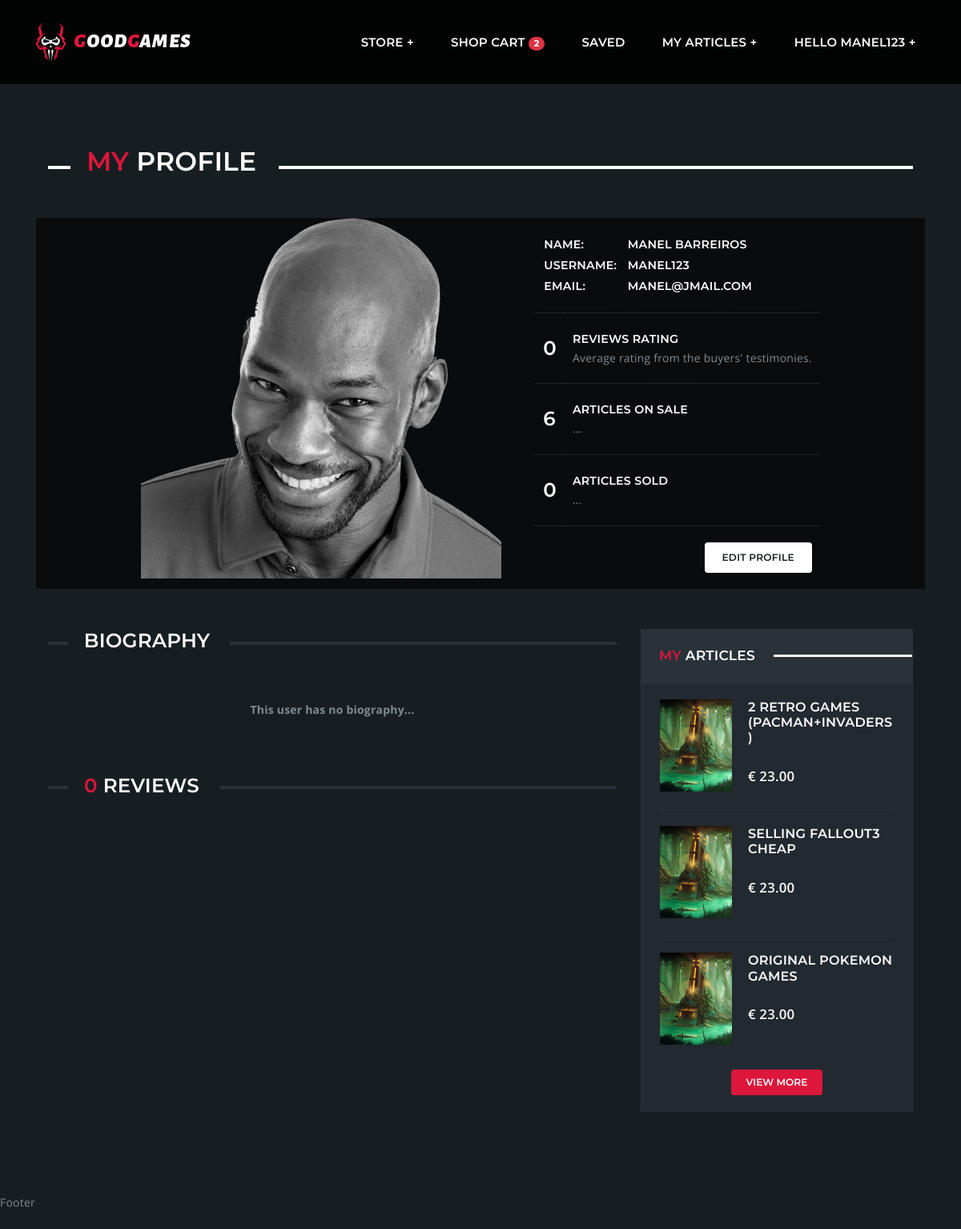
Before: /profile/3/ (signed in) with the older database file.
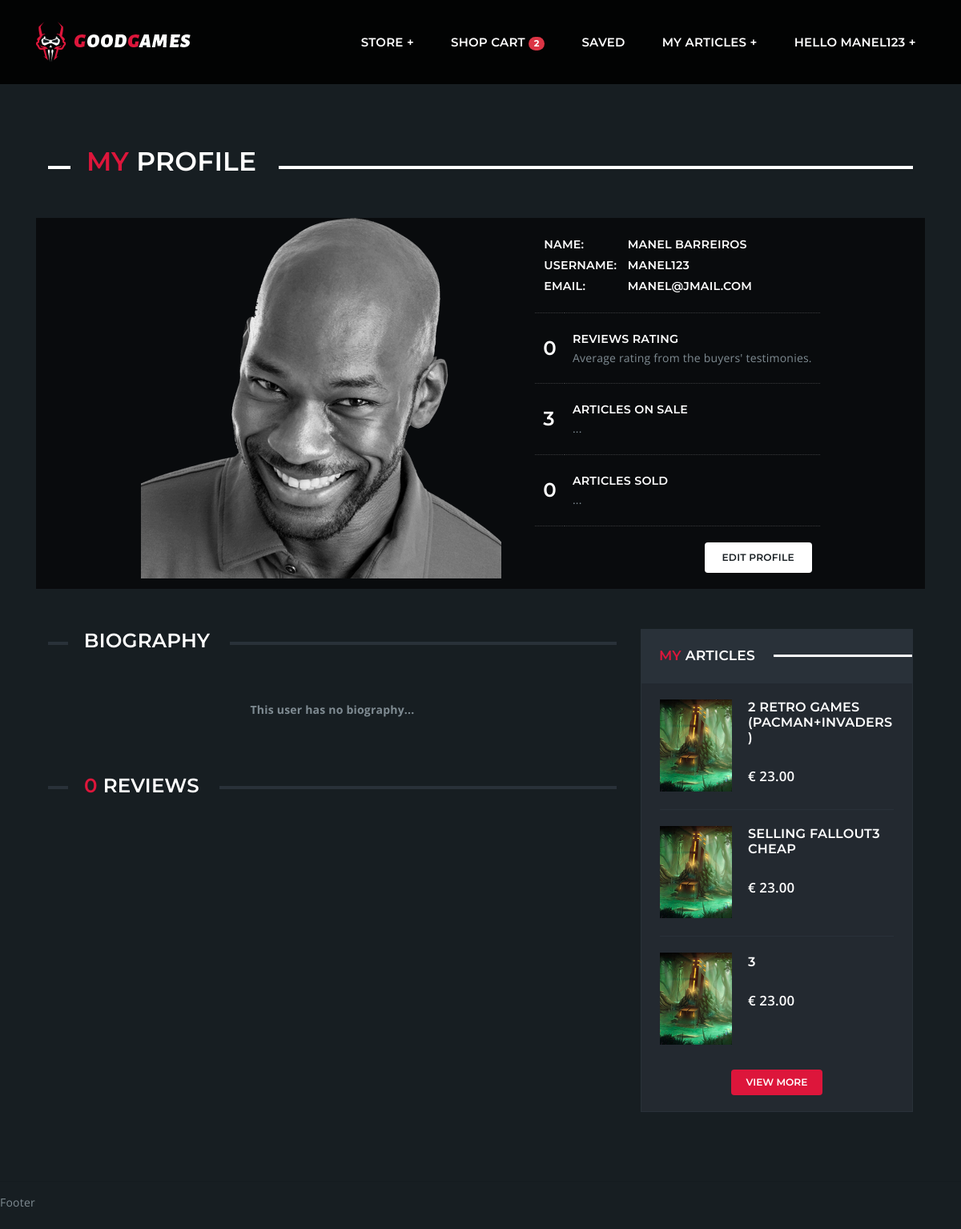
After: the same page with the newer database file.
### app/models.py (models this page shows, shortened)
class Article(models.Model):
    name = models.CharField(max_length=70)
    total_price = models.DecimalField(max_digits=13, decimal_places=2, default=0.00)
    description = models.CharField(max_length=2000, blank=True)
    ShippingFee = models.DecimalField(max_digits=13, decimal_places=2, default=0.00)
    Date_Posted = models.DateField().auto_now_add  # used to calculate expected delivery along with duration
    ONE = 1
    THREE = 3
    FIVE = 5
    TEN = 10
    SHIPPING_TIME_CHOICES = [
        (ONE, '1 day'),
        (THREE, '3 days'),
        (FIVE, '5 days'),
        (TEN, '10 days'),
    ]
    ShippingTime = models.IntegerField(
        choices=SHIPPING_TIME_CHOICES,
        default=TEN,
    )
    Is_sold = models.BooleanField(default=False)
    times_viewed = models.IntegerField(default=0)
    shop_cart = models.ManyToManyField(User, blank=True, related_name="Articles_on_cart")
    saved = models.ManyToManyField(User, blank=True, related_name="Articles_saved")
    seller = models.ForeignKey(User, on_delete=models.CASCADE, related_name="Articles_posted")
    buyer = models.ForeignKey(User, on_delete=models.CASCADE, blank=True, related_name="Articles_bought")

### app/views.py (the view)
# urls.py: path('profile/<int:user_id>/', views.profile, name='profile'),
@login_required()
def profile(request, user_id):
    if not User.objects.filter(id=user_id).exists():
        return render(request, 'profile.html', {'user_not_found': True})
    articles_on_sale = Article.objects.filter(seller_id=user_id, Is_sold=False)
    reviews = Review.objects.filter(reviewed_id=user_id)
    params = {
        'user2': User.objects.get(id=user_id),
        'user2_articles_on_sale': articles_on_sale[:3],
        'user2_articles_on_sale_total': articles_on_sale.count(),
        'user2_articles_sold_total': Article.objects.filter(seller_id=user_id, Is_sold=True).count(),
        'user2_reviews': reviews,
    }
    if UserProfile.objects.filter(user_id=user_id).exists():
        params['profile'] = UserProfile.objects.get(user_id=user_id)
    return render(request, 'profile.html', params)

### app/context_processors.py (called while the page is built)
def login(request):
    kwargs = {
        'login_form': LoginForm(),
    }
    if request.method == 'POST':
        if 'login' in request.POST:
            if not LoginForm(request.POST).is_valid():
                kwargs['login_form'] = LoginForm(request.POST)
                kwargs['login_error'] = True
    return kwargs

### app/templatetags/tags.py (called while the page is built)
@register.simple_tag(takes_context=True)
def user_rating(context, user_id):
    avg_rate = Review.objects.filter(reviewed=user_id).aggregate(Avg('rate'))['rate__avg']
    return 0 if avg_rate is None else avg_rate

### app/templates/profile.html (shortened to what the changed rows need)
{% extends "layout.html" %}
{% block content %}
    {% load static tags %}
    <div class="nk-main">
        <div class="container">
            {% if user_not_found %}
                <div class="nk-info-box text-danger">
                    <div class="nk-info-box-icon">
                        <i class="ion-close-round"></i>
                    </div>
                    <h3>Error!</h3>
                    <em>User not Found: the requested user does not exist.</em>
                </div>
            {% else %}
            <h2 class="nk-decorated-h"><span><span class="text-main-1">
                {% if user.id == user2.id %}My{% else %}{{ user2.username }}{% endif %}
            </span> Profile</span></h2>
                <div class="nk-gap-2"></div>
                <div class="row justify-content-sm-center nk-teammate-card">
                    <div class="nk-teammate-card-photo pr-lg-5">
                        <img src="{% static 'assets/images/teammate-1.png' %}" alt="{{ user2.username }}">
                    </div>
                    <div class="nk-teammate-card-info">
                        <table>
                            <tbody>
                            <tr>
                                <td colspan="2">
                                    <table>
                                        <tbody>
                                        <tr>
                                            <td><strong class="h5">Name:</strong>&nbsp;&nbsp;&nbsp;</td>
                                            <td><strong
                                                    class="h5">{{ user2.first_name }} {{ user2.last_name }}</strong>
                                            </td>
                                        </tr>
                                        <tr>
                                            <td><strong class="h5">Username:</strong>&nbsp;&nbsp;&nbsp;</td>
                                            <td><strong class="h5">{{ user2.username }}</strong></td>
                                        </tr>
                                        <tr>
                                            <td><strong class="h5">Email:</strong>&nbsp;&nbsp;&nbsp;</td>
                                            <td><strong class="h5">{{ user2.email }}</strong></td>
                                        </tr>
                                        </tbody>
                                    </table>
                                </td>
                            </tr>
                            <tr>
                                <td>
                                    <strong class="h3">{% user_rating user2.id %}</strong>
                                </td>
                                <td>
                                    <strong class="h5">Reviews Rating</strong>
                                    <div>Average rating from the buyers' testimonies.</div>
                                </td>
                            </tr>
                            <tr>
                                <td>
                                    <strong class="h3">{{ user2_articles_on_sale_total }}</strong>
                                </td>
                                <td>
                                    <strong class="h5">Articles On Sale</strong>
                                    <div>...</div>
                                </td>
                            </tr>
                            <tr>
                                <td>
                                    <strong class="h3">{{ user2_articles_sold_total }}</strong>
                                </td>
                                <td>
                                    <strong class="h5">Articles Sold</strong>
                                    <div>...</div>
                                </td>
                            </tr>
                            {% if user.id == user2.id %}
                                <tr>
                                    <td colspan="2" class="text-right">
                                        <a href="{% url 'edit_profile' %}" class="nk-btn nk-btn-lg nk-btn-rounded nk-btn-color-white">Edit
                                            Profile</a>
                                    </td>
                                </tr>
                            {% endif %}
                            </tbody>
                        </table>
                    </div>
                </div>
                <div class="row vertical-gap">
                    <div class="col-lg-8">
                        <div class="nk-gap-3"></div>
                        <h3 class="nk-decorated-h-2"><span>Biography</span></h3>
                        {% if profile.biography %}
                            <p>
                                {{ profile.biography }}
                            </p>
                        {% else %}
                            <div style="height:100px; display:flex;">
                                <div style="margin: auto; font-weight: bold;">
                                    {% if user.id == user2.id %}
                                        This user has no biography...
                                    {% else %}
                                        You have no biography...
                                    {% endif %}
                                </div>
                            </div>
                        {% endif %}
                        <div class="nk-gap-2"></div>
                        <h3 class="nk-decorated-h-2"><span><span class="text-main-1">{{ user2_reviews|length }}</span> Reviews</span>
                        </h3>
                        <div class="nk-gap"></div>
                    </div>
                    <div class="col-lg-4 nk-sidebar-sticky-parent" style="">
                        <div class="nk-gap-3"></div>
                        <aside class="nk-sidebar nk-sidebar-right nk-sidebar-sticky">
                            <div class="" style="">
                                <div class="nk-widget nk-widget-highlighted">
                                    <h4 class="nk-widget-title"><span><span class="text-main-1">
                                    {% if user.id == user2.id %}My{% else %}{{ user2.username }}{% endif %}
                                </span> Articles</span>
                                    </h4>
                                    <div class="nk-widget-content">
                                        {% for a in user2_articles_on_sale %}
                                            <div class="nk-widget-post">
                                                <a href="{% url 'article_details' a.id %}" class="nk-post-image">
                                                    <img src="/static/assets/images/product-1-xs.jpg"
                                                         alt="So saying he unbuckled">
                                                </a>
                                                <h3 class="nk-post-title"><a href="{% url 'article_details' a.id %}">
                                                    {{ a.name }}
                                                </a></h3>
                                                <div class="nk-product-price">€ 23.00</div>
                                            </div>
                                        {% endfor %}
                                        <div class="nk-gap-2"></div>
                                        <div class="text-center">
                                            <button class="nk-btn nk-btn-rounded nk-btn-color-main-1">View More</button>
                                        </div>
                                    </div>
                                </div>
                            </div>
                        </aside>
                    </div>
                </div>
            {% endif %}
        </div>
    </div>
{% endblock %}

Changed rows visible on the page:
removed Article: name "ORIGINAL POKEMON GAMES"
added Article: name "3"
Other visible differences:
{{ user2_articles_on_sale_total }}: "6" → "3"
